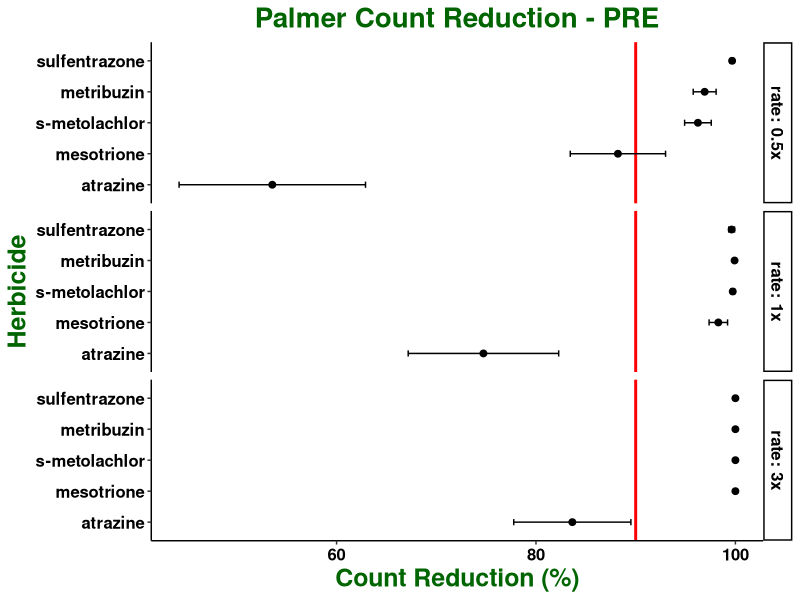

Source code (R): (Note: this script raises an error after producing the figure.)
## ---- chunk 1

knitr::opts_chunk$set(echo = TRUE)
library(dplyr)
library(ggplot2)

## ---- chunk 2

palmer <- read.csv("All PRE_Reduction.csv")

str(palmer)

palmer$run <- as.factor(palmer$run)

palmer$pop <- as.factor(palmer$pop)

palmer$herb <- as.factor(palmer$herb)

palmer$rate <- as.factor(palmer$rate)

palmer$rep <- as.factor(palmer$rep)

str(palmer)

## ---- chunk 3

summary <- palmer %>% 
  group_by(herb,rate) %>% 
  summarise(n = sum(!is.na(count_red)), 
            mean = mean(count_red, na.rm = TRUE), 
            sd = sd(count_red, na.rm = TRUE),
            se = sd / sqrt(n),
            CI = qnorm(1- 0.05/2) * se)

summary
            
## ---- chunk 4

ggplot(summary, aes(x = mean*100, y = reorder(herb, mean))) + 
  geom_point(size = 2) + 
  geom_vline(xintercept = 90, size = 1, colour = "red") +
  geom_errorbar(aes(xmin = (mean*100) - (se*100), xmax = (mean*100) + (se*100), width = 0.2)) + 
  facet_grid(rate ~ ., labeller = label_both) +
  labs(title = "Palmer Count Reduction - PRE", x = "Count Reduction (%)", y = "Herbicide") + 
  theme_classic() + 
  theme (plot.title = element_text(face = "bold", hjust = 0.5, size = 20, colour = "darkgreen"), 
         axis.title = element_text(face = "bold", size = 18, colour = "darkgreen"), 
         axis.text = element_text(face = "bold", size = 12, colour = "black"),
         strip.text = element_text(face = "bold", size = 12, colour = "black")) +
  ggsave("RAW COUNTRED_HERBxRATE.jpeg", units="in", width=8, height=5, dpi=600)

